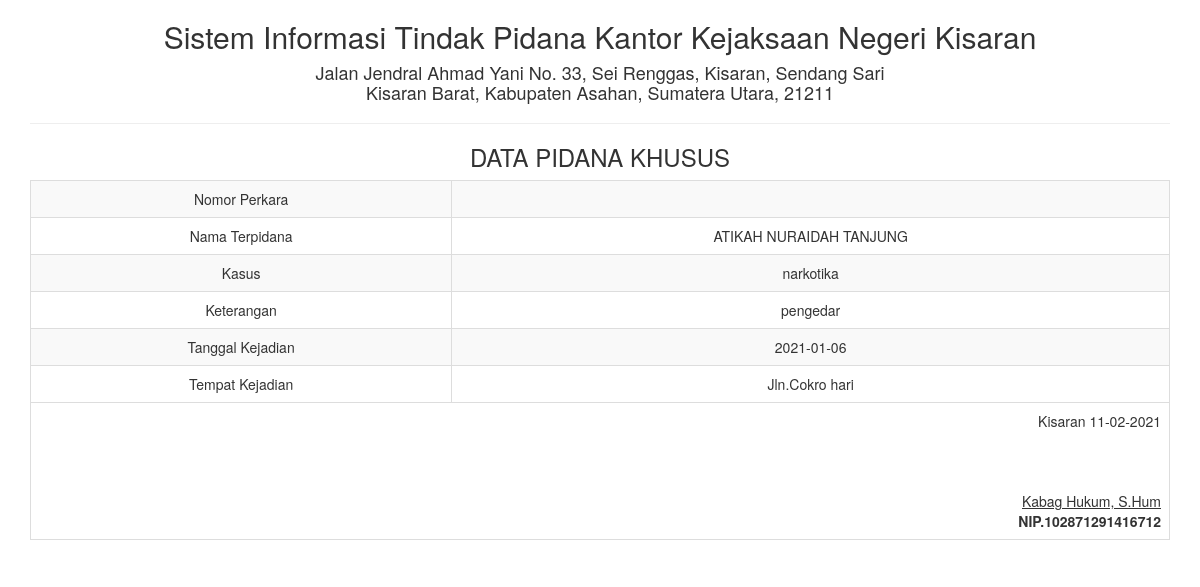
/report/pidanakhusus_satu.php?id=1, run on the app's committed database.
### tables this page shows
CREATE TABLE IF NOT EXISTS `tbl_pidanakhusus` (
`id` int(5) NOT NULL,
  `nomor_pidana` int(50) NOT NULL,
  `nama` varchar(100) NOT NULL,
  `kasuss` varchar(100) NOT NULL,
  `ket` text NOT NULL,
  `tgl_kejadian` text NOT NULL,
  `tmpt_kejadian` varchar(100) NOT NULL
);

### report/pidanakhusus_satu.php (the view, shortened to what this page needs)
<!DOCTYPE html>
<html>
    <head>
        <link href="../Assets/css/bootstrap.min.css" rel="stylesheet" type="text/css"/>
    </head>
    <body onload="print()">
        <?php
        include '../config/koneksi.php';
        $sql = "SELECT * FROM tbl_pidanakhusus WHERE id='" . $_GET ['id'] . "'";
        $query = mysqli_query($koneksi, $sql) or die("SQL Detail error");
        $data = mysqli_fetch_array($query);
        ?>
        <div class="container">
            <div class='row'>
                <div class="col-sm-12">
                    <div class="text-center">
                        <h2>Sistem Informasi Tindak Pidana Kantor Kejaksaan Negeri Kisaran </h2>
                        <h4>Jalan Jendral Ahmad Yani No. 33, Sei Renggas, Kisaran, Sendang Sari <br> Kisaran Barat, Kabupaten Asahan, Sumatera Utara, 21211</h4>
                        <hr>
                        <h3>DATA PIDANA KHUSUS</h3>
                        <table class="table table-bordered table-striped table-hover">
                            <tbody>
								<tr>
                                    <td>Nomor Perkara</td> <td><?= $data['nomor_terpidana'] ?></td>
                                </tr>
                                <tr>
                                    <td>Nama Terpidana</td> <td><?= $data['nama'] ?></td>
                                </tr>
                                <tr>
                                    <td>Kasus</td> <td><?= $data['kasuss'] ?></td>
                                </tr>
                                <tr>
                                    <td>Keterangan</td> <td><?= $data['ket'] ?></td>
                                </tr>
                                <tr>
                                    <td>Tanggal Kejadian</td> <td><?= $data['tgl_kejadian'] ?></td>
                                </tr>
								<tr>
                                    <td>Tempat Kejadian</td> <td><?= $data['tmpt_kejadian'] ?> hari</td>
                                </tr>
                            </tbody>
                            <tfoot>
                                <tr>
                                    <td colspan="2" class="text-right">
                                        Kisaran  <?= date("d-m-Y") ?>
                                        <br><br><br><br>
                                        <u>Kabag Hukum, S.Hum<strong></u><br>
                                        NIP.102871291416712
									</td>
								</tr>
							</tfoot>
                        </table>
                    </div>
                </div>
            </div>
    </body>
</html>

### data on the page
tbl_pidanakhusus: nama "ATIKAH NURAIDAH TANJUNG", kasuss "narkotika", ket "pengedar", tgl_kejadian "2021-01-06", tmpt_kejadian "Jln.Cokro"
